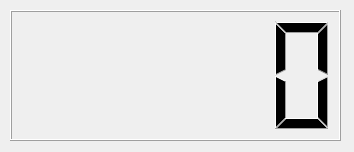
<?xml version="1.0" encoding="UTF-8"?>
<ui version="4.0">
 <class>TomatoClock</class>
 <widget class="QWidget" name="TomatoClock">
  <property name="geometry">
   <rect>
    <x>0</x>
    <y>0</y>
    <width>354</width>
    <height>152</height>
   </rect>
  </property>
  <property name="windowTitle">
   <string>Form</string>
  </property>
  <widget class="QLCDNumber" name="Timer">
   <property name="geometry">
    <rect>
     <x>10</x>
     <y>10</y>
     <width>331</width>
     <height>131</height>
    </rect>
   </property>
  </widget>
 </widget>
 <resources/>
 <connections/>
</ui>
